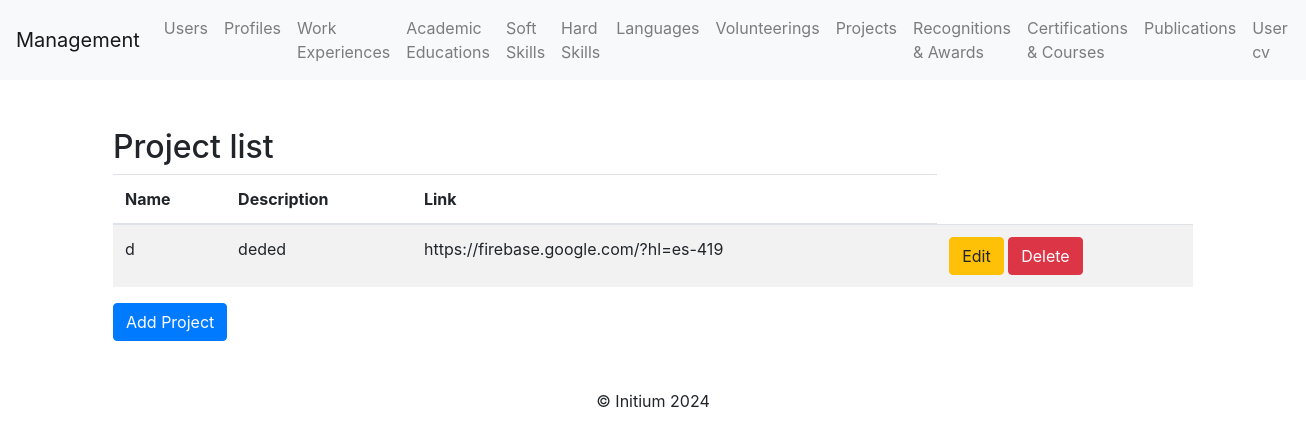
Before: /projects/ with the older database file.
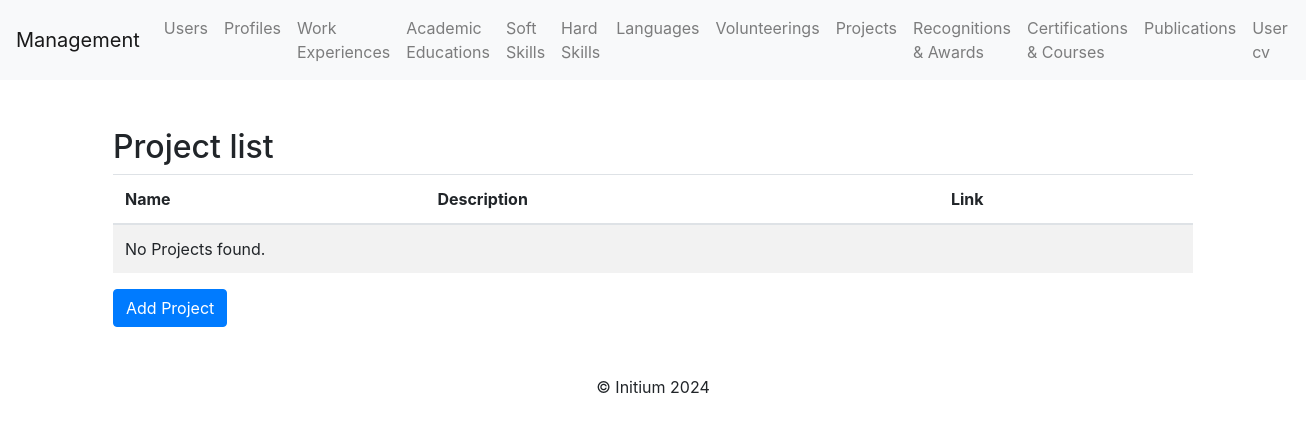
After: the same page with the newer database file.
### profile_cv/models.py (models this page shows)
class Project(models.Model):
    name = models.CharField(max_length=255)  # Name of the project
    description = models.TextField()  # Description of the project
    link = models.URLField(blank=True, null=True)  # Optional link to the project

### profile_cv/views.py (the view)
# urls.py: path('projects/', project_list, name='project_list'),
def project_list(request):
    projects = Project.objects.all()
    return render(request, "project/project_list.html", {"projects": projects})

### profile_cv/templates/project/project_list.html (shortened to what this page needs)
{% extends 'base.html' %}
{% block content %}
<div class="container mt-5">
    <h2>Project list</h2>
    <table class="table table-striped">
        <thead>
            <tr>
                <th>Name</th>
                <th>Description</th>
                <th>Link</th>
            </tr>
        </thead>
        <tbody>
            {% for project in projects %}
            <tr>
                <td>{{ project.name }}</td>
                <td>{{ project.description }}</td>
                <td>{{ project.link }}</td>
                <td>
                    <a class="btn btn-warning" href="{% url 'project_update' project.pk %}">Edit</a>
                    <a class="btn btn-danger" href="{% url 'project_delete' project.pk %}">Delete</a>
                </td>
            </tr>
            {% empty %}
            <tr>
                <td colspan="4">No Projects found.</td>
            </tr>
            {% endfor %}
        </tbody>
    </table>
    <a class="btn btn-primary" href="{% url 'project_create' %}">Add Project</a>
</div>
{% endblock %}

Changed rows visible on the page:
removed Project: name "d", description "deded", link "https://firebase.google.com/?hl=es-419"
Other visible differences:
text now shown: "No Projects found."
